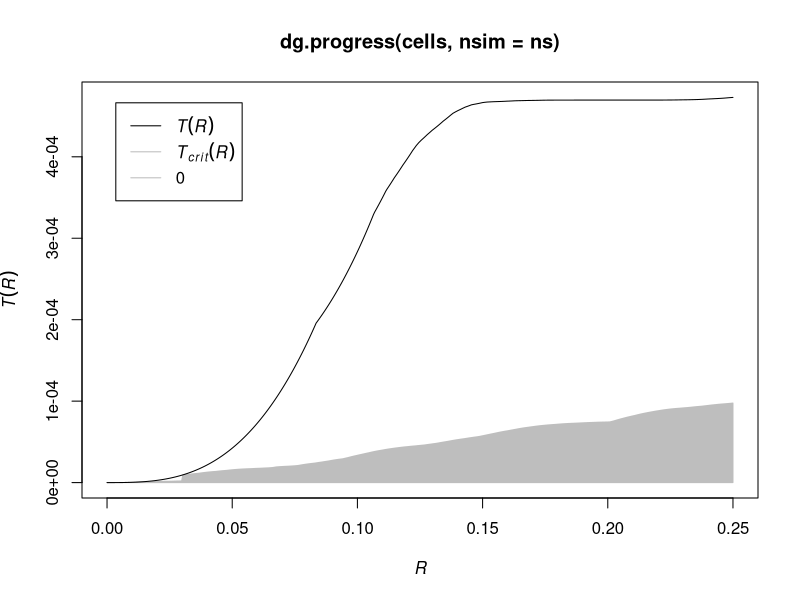

R code for this plot:
library(spatstat)


### Name: dg.progress
### Title: Progress Plot of Dao-Genton Test of Spatial Pattern
### Aliases: dg.progress
### Keywords: spatial htest

### ** Examples

   ns <- if(interactive()) 19 else 5
   plot(dg.progress(cells, nsim=ns))
